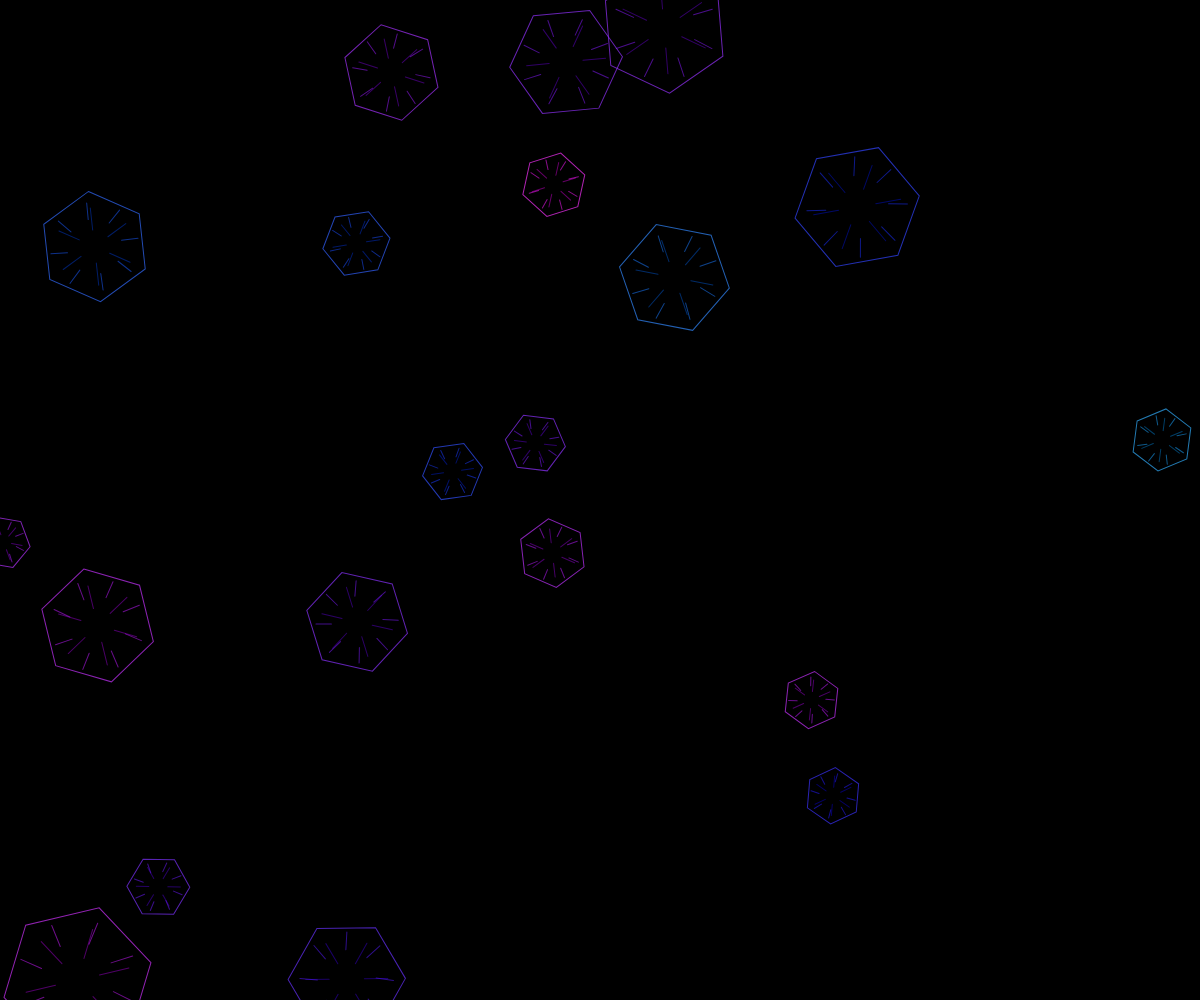
Frame 1 (no input)
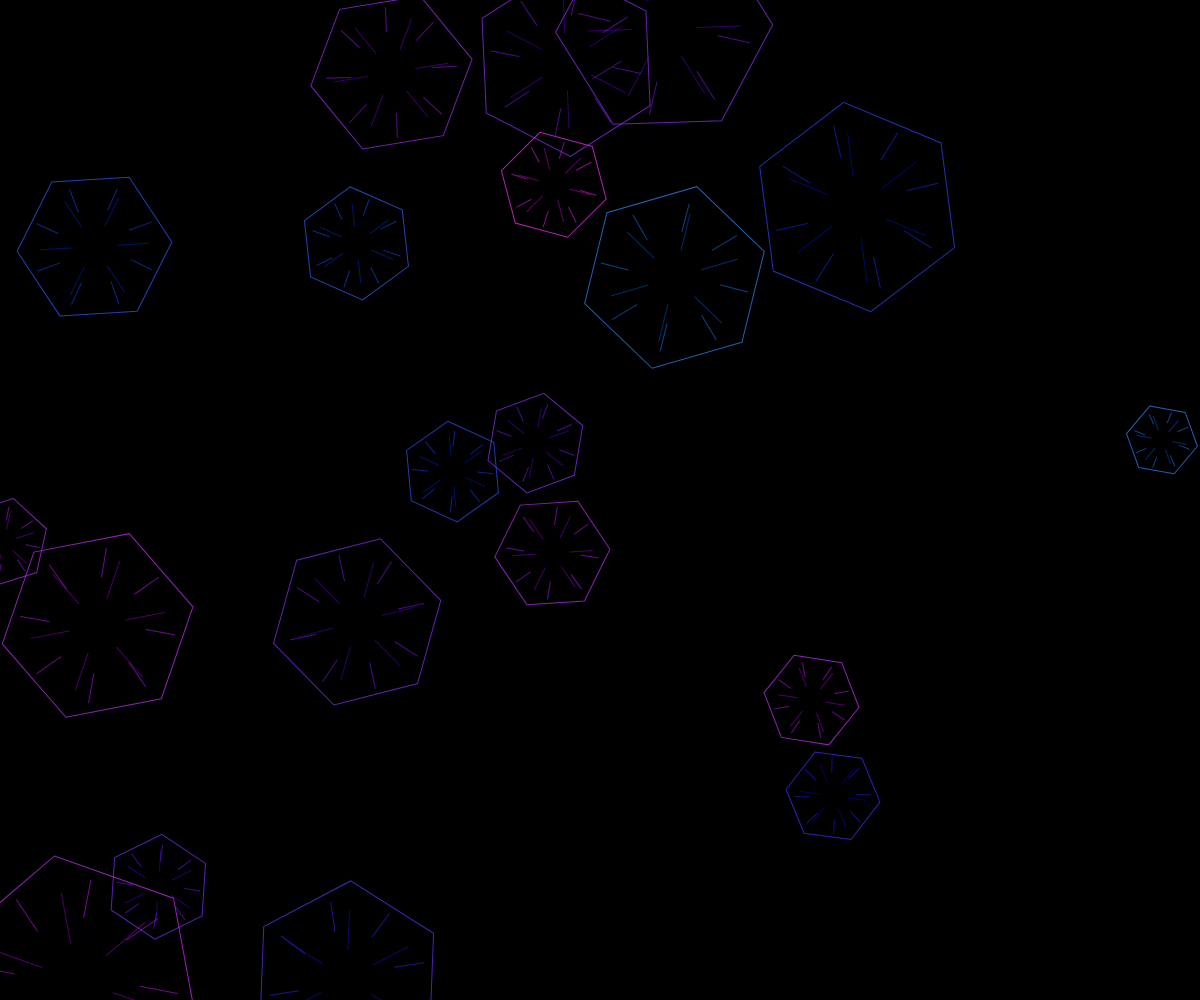
Frame 60 (no input)
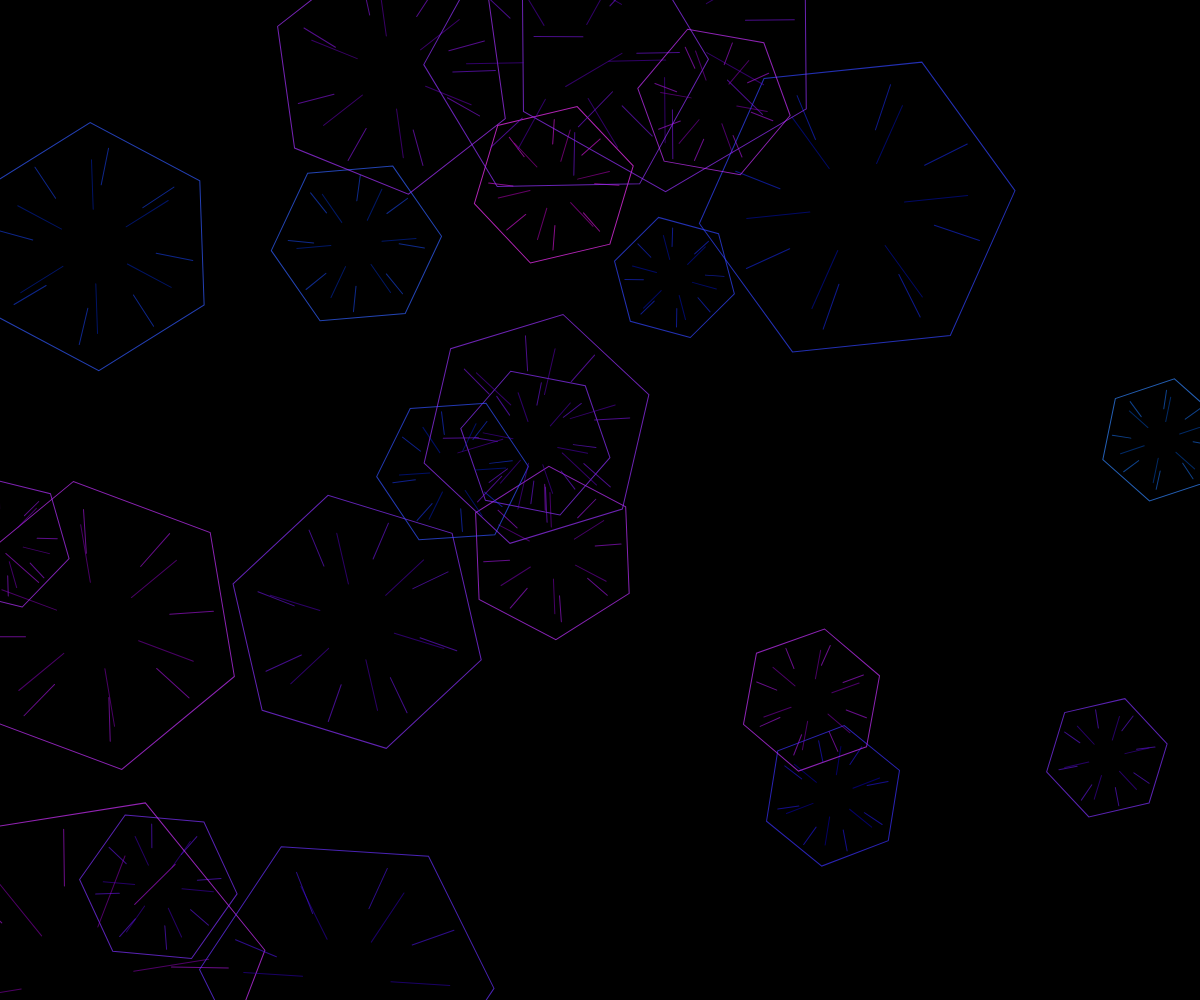
Frame 120 (the mouse pressed at the canvas centre since frame 60)

The p5.js sketch that drew these frames (run headless with seeded random() and noise() and a simulated clock; from frame 60 on, the mouse is pressed at the canvas centre):

// p5.js sketch
// ── sketch.js
let pendulumAngle = 0;
let pendulumSpeed = 0;
let crystalStructures = [];
let noiseOffset = 0;

function setup() {
  createCanvas(windowWidth, windowHeight);
  colorMode(HSB, 360, 100, 100, 1);
  
  // Initialize crystal structures
  for (let i = 0; i < 20; i++) {
    crystalStructures.push({
      x: random(width),
      y: random(height),
      size: random(50, 150),
      growth: 0,
      hue: random(200, 300),
      time: random(TWO_PI)
    });
  }
  
  // Start with pendulum at rest
  pendulumSpeed = 0.005;
}

function draw() {
  background(0);
  
  // Update pendulum physics
  pendulumAngle += pendulumSpeed;
  pendulumSpeed *= 0.999; // Damping
  
  // Apply pendulum force to crystal growth
  let pendulumForce = sin(pendulumAngle) * 0.5 + 0.5;
  
  // Draw crystals with evolving patterns
  for (let i = 0; i < crystalStructures.length; i++) {
    let crystal = crystalStructures[i];
    
    push();
    translate(crystal.x, crystal.y);
    
    // Rotate based on pendulum position
    rotate(pendulumAngle * 2 + crystal.time);
    
    // Growth based on pendulum force
    crystal.growth += pendulumForce * 0.02;
    
    // Draw crystal structure
    stroke(crystal.hue, 80, 100, 0.7);
    strokeWeight(1);
    noFill();
    
    // Base crystal shape
    let baseSize = crystal.size * (0.5 + crystal.growth * 0.5);
    beginShape();
    for (let j = 0; j < 6; j++) {
      let angle = TWO_PI * j / 6;
      let x = cos(angle) * baseSize;
      let y = sin(angle) * baseSize;
      vertex(x, y);
    }
    endShape(CLOSE);
    
    // Inner crystal details
    stroke(crystal.hue, 100, 80, 0.5);
    for (let j = 0; j < 6; j++) {
      let angle = TWO_PI * j / 6;
      let x1 = cos(angle) * baseSize * 0.3;
      let y1 = sin(angle) * baseSize * 0.3;
      let x2 = cos(angle) * baseSize * 0.7;
      let y2 = sin(angle) * baseSize * 0.7;
      
      line(x1, y1, x2, y2);
    }
    
    // Add branching structures
    stroke(crystal.hue, 90, 90, 0.6);
    for (let j = 0; j < 8; j++) {
      let angle = TWO_PI * j / 8 + crystal.time;
      let branchLength = baseSize * 0.3;
      
      // Add some noise to branching
      let noiseVal = noise(noiseOffset + j * 0.1) * 0.5 + 0.5;
      let branchAngle = angle + (noiseVal - 0.5) * 0.5;
      
      let x1 = cos(angle) * baseSize * 0.5;
      let y1 = sin(angle) * baseSize * 0.5;
      let x2 = cos(branchAngle) * branchLength;
      let y2 = sin(branchAngle) * branchLength;
      
      line(x1, y1, x1 + x2, y1 + y2);
    }
    
    pop();
    
    // Slowly reset crystals occasionally
    if (random() < 0.001) {
      crystal.growth = 0;
      crystal.hue += random(-20, 20);
      if (crystal.hue < 0) crystal.hue += 360;
      if (crystal.hue > 360) crystal.hue -= 360;
    }
  }
  
  // Update noise offset for animation
  noiseOffset += 0.01;
  
  // Create new crystals occasionally
  if (random() < 0.02) {
    crystalStructures.push({
      x: random(width),
      y: random(height),
      size: random(50, 150),
      growth: 0,
      hue: random(200, 300),
      time: random(TWO_PI)
    });
    
    // Limit number of crystals
    if (crystalStructures.length > 50) {
      crystalStructures.splice(0, 1);
    }
  }
}

function windowResized() {
  resizeCanvas(windowWidth, windowHeight);
}
